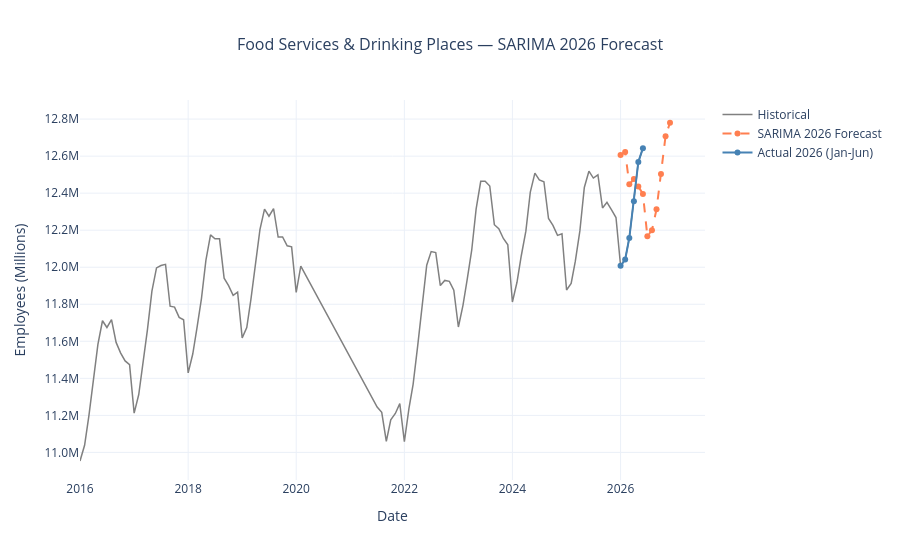

Here is the notebook cell this chart was saved with:
### Code cell
# --- Forward Forecast: 2026 ---
# Retrain SARIMA on full series
full_series = df_interp['employed']
full_series.index = pd.DatetimeIndex(full_series.index, freq='MS')

sarima_final = SARIMAX(
    full_series,
    order=(1, 1, 1),
    seasonal_order=(1, 1, 1, 12)
).fit(disp=False)

forecast_index = pd.date_range(start='2026-01-01', periods=12, freq='MS')
sarima_2026 = sarima_final.forecast(12)
sarima_2026.index = forecast_index

fig = go.Figure()

# Historical series
fig.add_trace(go.Scatter(
    x=full_series.index, y=full_series.values,
    mode='lines', name='Historical',
    line=dict(color='gray', width=1.5),
    hovertemplate='%{x|%b %Y}: %{customdata}<extra></extra>',
    customdata=[f'{v/1_000_000:.2f}M' for v in full_series.values]
))

# 2026 forecast
fig.add_trace(go.Scatter(
    x=sarima_2026.index, y=sarima_2026.values,
    mode='lines+markers', name='SARIMA 2026 Forecast',
    line=dict(color='coral', width=2, dash='dash'),
    marker=dict(size=6),
    hovertemplate='%{x|%b %Y}: %{customdata}<extra></extra>',
    customdata=[f'{v/1_000_000:.2f}M' for v in sarima_2026.values]
))

# Actual Jan-Jun 2026 for immediate validation
actual_2026 = df_interp[df_interp.index >= '2026-01-01']['employed']
fig.add_trace(go.Scatter(
    x=actual_2026.index, y=actual_2026.values,
    mode='lines+markers', name='Actual 2026 (Jan-Jun)',
    line=dict(color='steelblue', width=2),
    marker=dict(size=6),
    hovertemplate='%{x|%b %Y}: %{customdata}<extra></extra>',
    customdata=[f'{v/1_000_000:.2f}M' for v in actual_2026.values]
))

fig.update_layout(
    title=dict(text='Food Services & Drinking Places — SARIMA 2026 Forecast',
               x=0.5, font=dict(size=16)),
    xaxis_title='Date',
    yaxis_title='Employees (Millions)',
    yaxis=dict(
        tickvals=list(range(11_000_000, 13_500_000, 200_000)),
        ticktext=[f'{v/1_000_000:.1f}M' for v in range(11_000_000, 13_500_000, 200_000)]
    ),
    template='plotly_white',
    hovermode='x unified'
)

fig.show()
